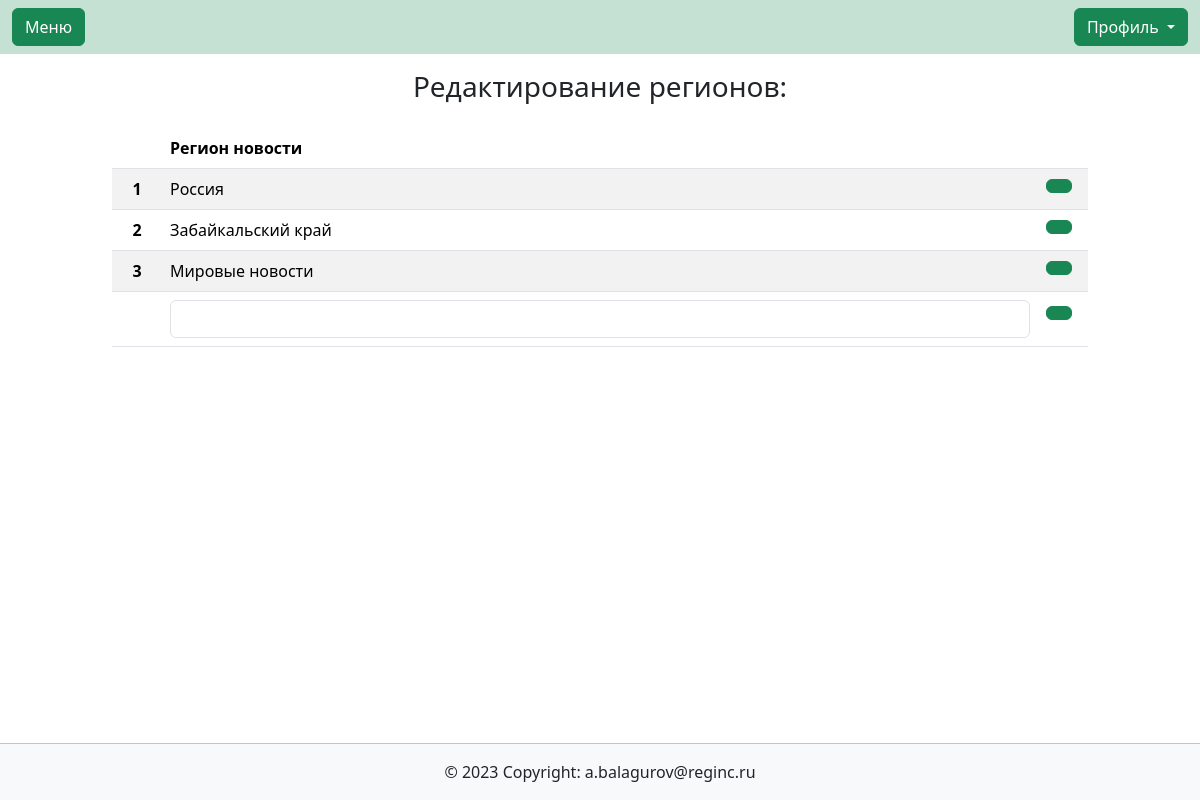
Page /contentmanagment/regions/ on the earlier database version.
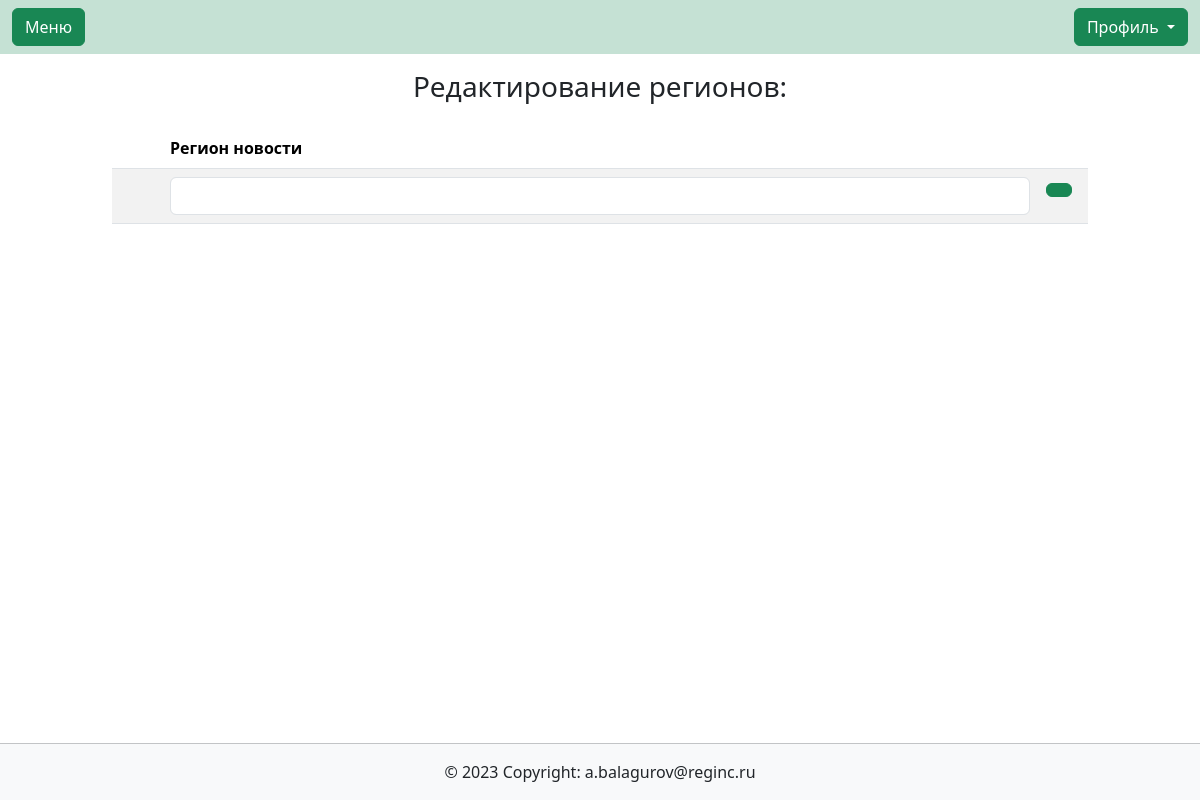
Same page on the later database version.
### main/models.py (models this page shows, shortened)
class RegionModel(models.Model):
    description = models.CharField(max_length=100, blank=True)
    class Meta:
        verbose_name_plural = 'Регионы'
    def get_absolute_url(self):
        return reverse('contentmanagment:regions', kwargs={'id': self.id})

### contentmanagment/views.py (the view)
# urls.py: path('regions/', views.regions, name='regions'),
def regions(request, id=None):
    regions = RegionModel.objects.all()
    form = RegionForm()
    if id != None:
        instance = RegionModel.objects.get(pk=id)
        form = RegionForm(instance=instance)
    context = {
        'regions': regions,
        'form': form,
        'id': id
    }
    return render(request, 'contentmanagment/regions.html', context)

### contentmanagment/forms.py
class RegionForm(forms.ModelForm):
    class Meta:
        model = RegionModel
        fields = ['description']
        widgets = {
            'description': forms.TextInput(attrs={'class': 'form-control'}),
        }

### contentmanagment/templates/contentmanagment/regions.html (shortened to what this page needs)
{% extends  'base.html' %}
{% load bootstrap_icons %}
{% block content %}
    <h3 class="text-center py-3">Редактирование регионов:</h3>
    <div class="container col-12 col-md-10">
    <table class="table table-striped">
        <thead>
          <tr>
            <th scope="col"></th>
            <th scope="col">Регион новости</th>
            <th scope="col"></th>
          </tr>
        </thead>
        <tbody>
        {% for region in regions %}
            <tr class="my-auto align-items-center">
                <th scope="row" class="my-auto py-auto text-center" style="width: 50px;">{{ forloop.counter }}</th>
                <td class="my-auto py-auto align-items-center">{{ region.description }}</td>
                <td class="my-1 py-1" style="width: 50px;"><a class="btn btn-success" href="{{ region.get_absolute_url }}">{% bs_icon 'pencil' size='1.3em' %}</a></td>
            </tr>
        {% endfor %}
            <form method="post">
                <tr class="my-auto align-items-center">
                    <th scope="row" class="my-auto text-center" style="width: 50px;"></th>
                    <td class="my-auto py-auto align-items-center">{{ form.description }}</td>
                    <td class="my-auto" style="width: 50px;"><button type="submit" class="btn btn-success"> </button></td>
                </tr>
            </form>
        </tbody>
    </table>
</div>
{% endblock content %}

Differences in the rows shown:
removed RegionModel: description "Россия"
removed RegionModel: description "Забайкальский край"
removed RegionModel: description "Мировые новости"
